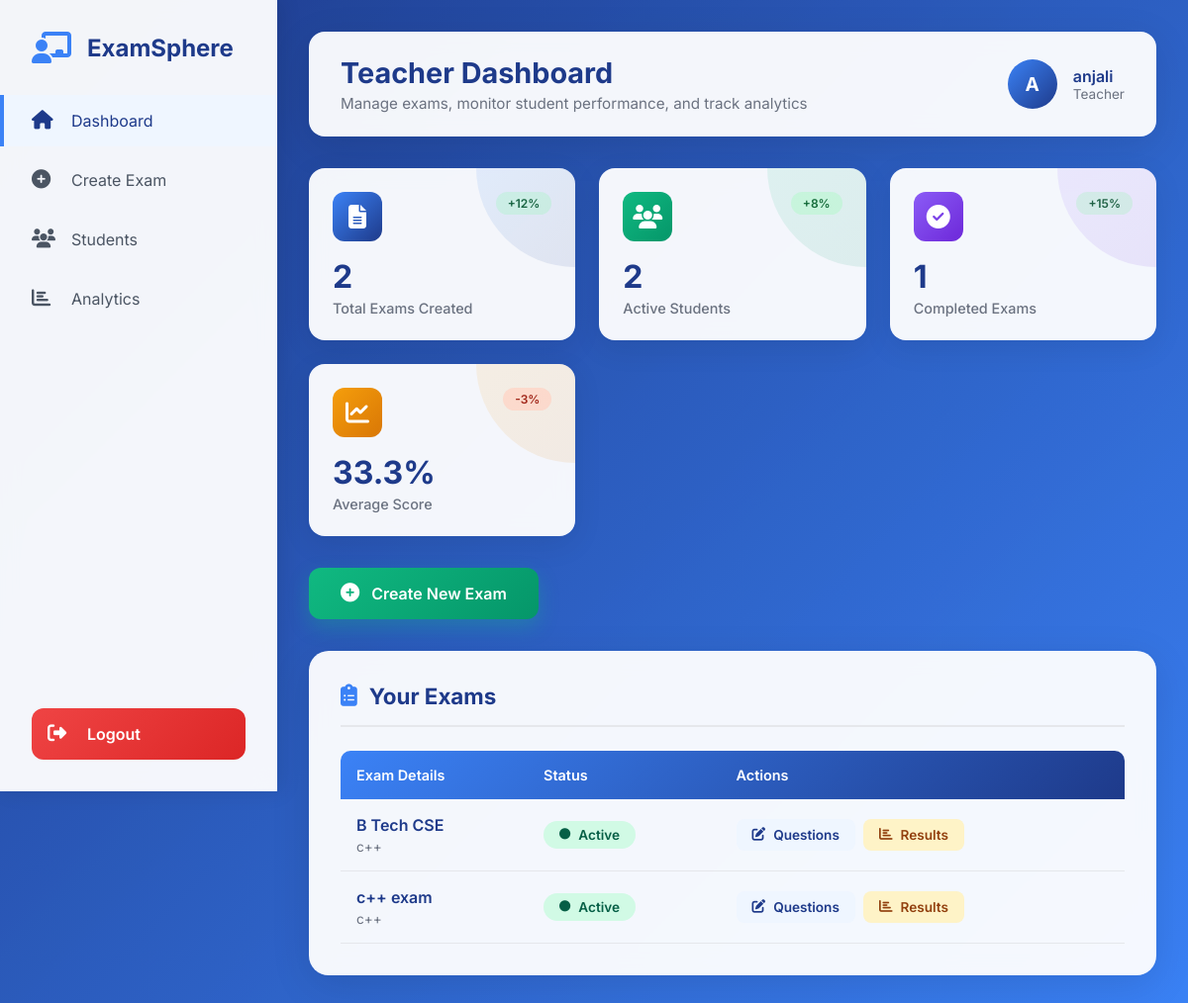
The page /accounts/teacher/ (signed in) on the database as committed earlier.
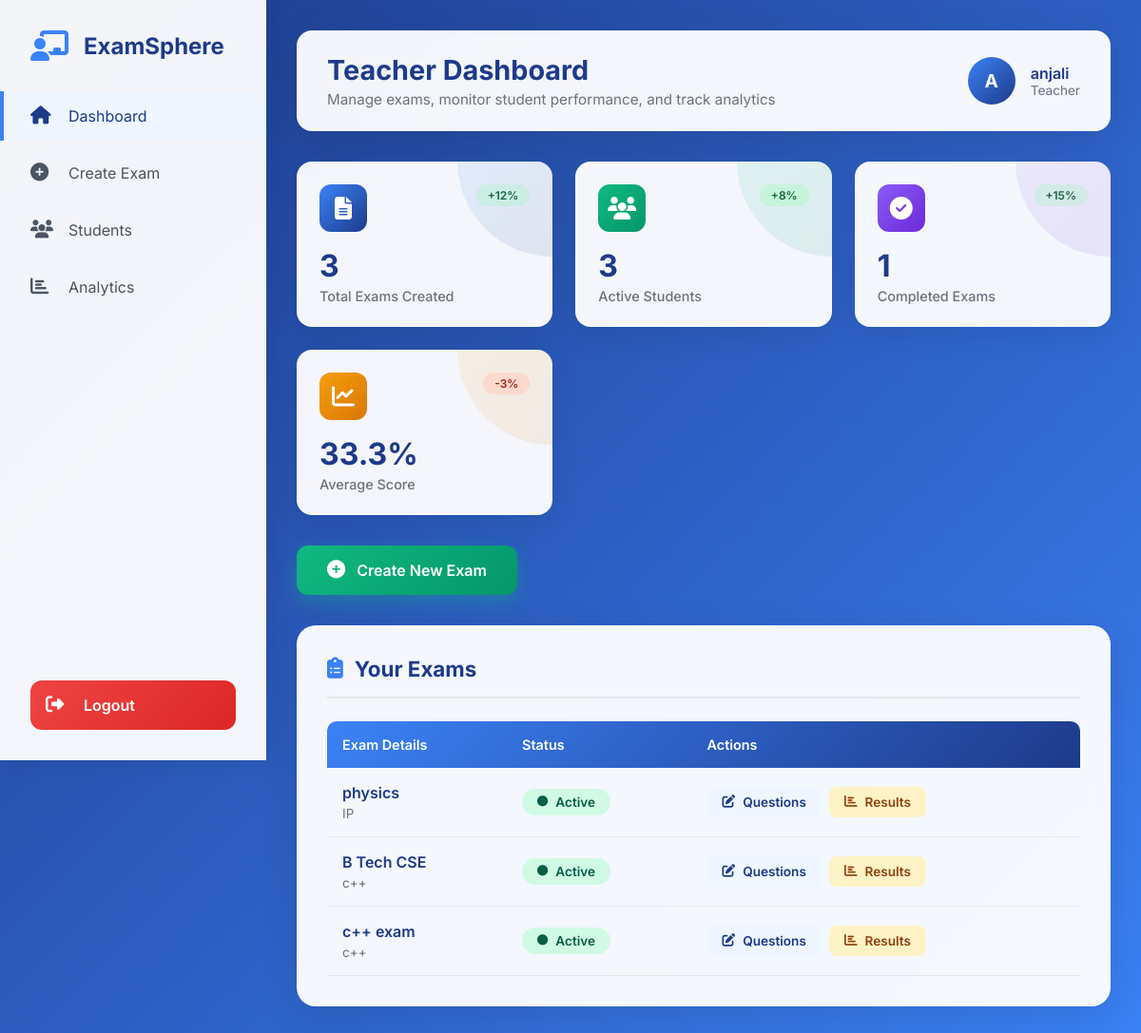
The same page on the database as committed later.
### accounts/models.py (models this page shows, shortened)
class Exam(models.Model):
    name = models.CharField(max_length=200)
    created_by = models.ForeignKey(User, on_delete=models.CASCADE)  # teacher
    is_active = models.BooleanField(default=True)
    allow_calculator = models.BooleanField(default=False)
    course = models.ForeignKey(Course, on_delete=models.CASCADE, default=1)
    subject = models.ForeignKey('Subject', on_delete=models.CASCADE, )

class Subject(models.Model):
    name = models.CharField(max_length=100)
    course = models.ForeignKey(Course, on_delete=models.CASCADE)

### accounts/views.py (the view)
# urls.py: path('teacher/', views.teacher_dashboard, name='teacher_dashboard'),
@login_required
def teacher_dashboard(request):
    exams = Exam.objects.filter(created_by=request.user).order_by('-id')
    total_students = Profile.objects.filter(role='student', approved=True).count()
    completed_exams = StudentExam.objects.filter(
        exam__created_by=request.user,
        is_submitted=True
    ).count()
    all_scores = StudentExam.objects.filter(
        exam__created_by=request.user,
        is_submitted=True,
        score__isnull=False
    )
    if all_scores.exists():
        scores = [s.score for s in all_scores if s.score is not None]
        average_score = round(sum(scores) / len(scores), 1) if scores else 0
    else:
        average_score = 0
    total_exams = exams.count()
    active_exams = exams.filter(is_active=True)
    exam_stats = []
    for exam in exams:
        exam_submissions = StudentExam.objects.filter(exam=exam, is_submitted=True)
        exam_scores = [s.score for s in exam_submissions if s.score is not None]
        exam_stats.append({
            'exam': exam,
            'submissions': exam_submissions.count(),
            'average': round(sum(exam_scores) / len(exam_scores), 1) if exam_scores else 0,
            'highest': max(exam_scores) if exam_scores else 0,
            'lowest': min(exam_scores) if exam_scores else 0,
            'pass_rate': round(len([s for s in exam_scores if s >= 60]) / len(exam_scores) * 100, 1) if exam_scores else 0
        })
    top_students = StudentExam.objects.filter(
        exam__created_by=request.user,
        is_submitted=True,
        score__isnull=False
    ).select_related('student', 'exam').order_by('-score')[:5]
    recent_submissions = StudentExam.objects.filter(
        exam__created_by=request.user,
        is_submitted=True
    ).select_related('student', 'exam').order_by('-id')
    context = {
        'exams': exams,
        'total_students': total_students,
        'completed_exams': completed_exams,
        'average_score': average_score,
        'total_exams': total_exams,
        'active_exams': active_exams,
        'exam_stats': exam_stats,
        'top_students': top_students,
        'recent_submissions': recent_submissions,
    }
    return render(request, 'accounts/teacher_dashboard.html', context)

### accounts/templates/accounts/teacher_dashboard.html (shortened to what the changed rows need)
<!DOCTYPE html>
<html lang="en">
<head>
    <link rel="stylesheet" href="https://cdnjs.cloudflare.com/ajax/libs/font-awesome/6.5.1/css/all.min.css">
</head>
<body>
    <aside class="sidebar" id="sidebar">
        <div class="sidebar-brand">
            <h2>ExamSphere</h2>
        </div>
    </aside>
    <main class="main-content">
        <div class="top-bar">
            <div class="top-bar-left">
                <h1>Teacher Dashboard</h1>
            </div>
        </div>
        <div class="stats-grid">
            <div class="stat-card blue">
                <div class="stat-info">
                    <h3>{{ exams|length }}</h3>
                    <p>Total Exams Created</p>
                </div>
            </div>
            <div class="stat-card green">
                <div class="stat-info">
                    <h3>{{ total_students|default:"0" }}</h3>
                    <p>Active Students</p>
                </div>
            </div>
        </div>
        <div class="card">
            {% if exams %}
            <div style="overflow-x: auto;">
                <table class="exam-table">
                    <thead>
                        <tr>
                            <th>Exam Details</th>
                            <th>Status</th>
                            <th>Actions</th>
                        </tr>
                    </thead>
                    <tbody>
                        {% for exam in exams %}
                        <tr>
                            <td>
                                <div class="exam-name">{{ exam.name }}</div>
                                <div class="exam-subject">{{ exam.subject.name }}</div>
                            </td>
                            <td>
                                {% if exam.is_active %}
                                    <span class="exam-status active">
                                        <i class="fas fa-circle"></i> Active
                                    </span>
                                {% else %}
                                    <span class="exam-status inactive">
                                        <i class="fas fa-circle"></i> Inactive
                                    </span>
                                {% endif %}
                            </td>
                            <td>
                                <div class="action-buttons">
                                    <a href="{% url 'teacher_exam_detail' exam.id %}" class="action-btn primary">
                                        <i class="fas fa-edit"></i> Questions
                                    </a>
                                    <a href="{% url 'teacher_exam_results' exam.id %}" class="action-btn secondary">
                                        <i class="fas fa-chart-bar"></i> Results
                                    </a>
                                </div>
                            </td>
                        </tr>
                        {% endfor %}
                    </tbody>
                </table>
            </div>
            {% endif %}
        </div>
    </main>
</body>
</html>

Rows that differ between the two databases and show on the page:
added Exam: name "physics", subject.name "IP", is_active True (drawn)
Other text that changed with them:
{{ exams|length }}: "2" → "3"
{{ total_students|default:"0" }}: "2" → "3"
